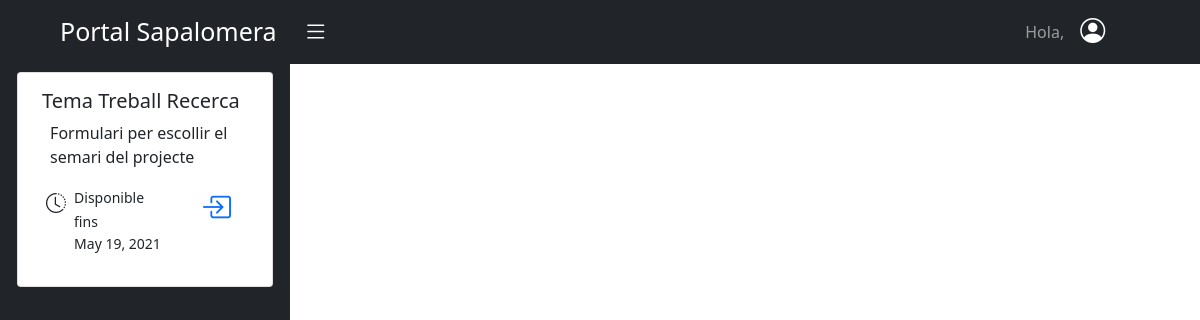
The app's page /aplicacions/ (signed in) with its own data.
### aplicacions/models.py (models this page shows, shortened)
class Aplicacio(models.Model):
    nom = models.CharField(max_length=30)
    descripcio = models.CharField(max_length=200)
    data_limit_inici = models.DateField()
    data_limit_fi = models.DateField()
    url_acces = models.CharField(max_length=60,default=None)
    url_backend = models.CharField(max_length=60,default=None)
    llista_grups = models.ManyToManyField(Group)
    llista_encarregats = models.ManyToManyField(User,limit_choices_to={"rol__rol":1})
    class Meta:
        verbose_name_plural = 'Aplicacions'

### aplicacions/views.py (the view)
# urls.py: path('', AplicacioLlistatAlumnesView.as_view(), name='llistat-aplicacio')
class AplicacioLlistatAlumnesView(LoginRequiredMixin, generic.ListView):
    today = date.today()
    template_name = "aplicacions/llistar_aplicacions_alumnes.html"
    context_object_name = "llista_aplicacions"
    def get_queryset(self):
        today = date.today()
        user = self.request.user
        if user.rol.rol == 1:
            aplicacions = Aplicacio.objects.filter(llista_encarregats__exact=user)
        else:
            aplicacions= Aplicacio.objects.filter(llista_grups__in=user.groups.all()).filter(data_limit_fi__gte=today,data_limit_inici__lte=today)
        return aplicacions

### aplicacions/templates/aplicacions/llistar_aplicacions_alumnes.html (shortened to what this page needs)
{% extends "base.html" %} {% block content %}
<div id="wrapper">
    <div class="container-fluid">
        <div id="sidebar-wrapper">
            <ul class="sidebar-nav">
                <div class="row d-flex justify-content-center">
                    <div class="col-11">
                        {% if llista_aplicacions %} {% for aplicacio in llista_aplicacions %}
                        <div class="card mx-1 mt-2">
                            <div class="card-body  ms-2">
                                <h5 class="card-title">{{ aplicacio.nom }}</h5>
                                <p class="card-text  ms-2">{{ aplicacio.descripcio }}</p>
                                <div class="row">
                                    <div class="col-1  ms-1 me-1 mt-1 ">
                                        <i class="bi bi-clock-history fa-9x" style="font-size: 20px;"></i>
                                    </div>
                                    <div class="col-6">
                                        <small>
                                            Disponible fins
                                            <p>{{ aplicacio.data_limit_fi }}</p>
                                        </small>
                                    </div>
                                    <div role="button" class="col-1  ms-2">
                                       <a  href="{% url aplicacio.url_acces %}"><i class="bi bi-box-arrow-in-right" style="font-size: 30px;"></i></a>
                                    </div>
                                </div>
                            </div>
                        </div>
                        {% endfor %} {% else %}
                        <p>No hi han aplicacions</p>
                        {% endif %}
                    </div>
                </div>
            </ul>
        </div>
        <div id="page-content-wrapper">
        </div>
    </div>
</div>
{% endblock content %}

### static/css/style.css (style rules this page uses)
* { margin: 0; padding: 0; box-sizing: border-box; }
#wrapper { padding-left: 0; -webkit-transition: all 0.5s ease; -moz-transition: all 0.5s ease; -o-transition: all 0.5s ease; transition: all 0.5s ease; }
#sidebar-wrapper { position: fixed; left: 290px; z-index: 1000; overflow-y: auto; margin-left: -290px; width: 0; height: 100%; background:#212529; -webkit-transition: all 0.5s ease; -moz-transition: all 0.5s ease; -o-transition: all 0.5s ease; transition: all 0.5s ease; }
#page-content-wrapper { padding: 15px; width: 100%; }
.sidebar-nav { position: absolute; top: 0; margin: 0; padding: 0; width: 290px; list-style: none; }
@media (min-width: 768px) { #wrapper { padding-left: 290px; } }
@media (min-width: 768px) { #sidebar-wrapper { width: 290px; } }
@media (min-width: 768px) { #page-content-wrapper { padding: 20px; } }

### records on screen
Aplicacio: nom "Tema Treball Recerca", descripcio "Formulari per escollir el semari del projecte", data_limit_fi "May 19, 2021"
